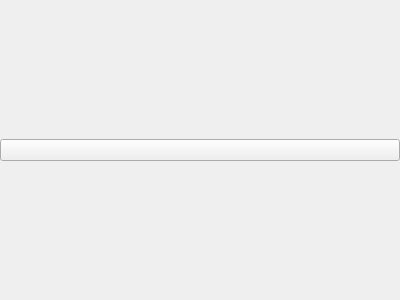
<?xml version="1.0" encoding="UTF-8"?>
<ui version="4.0">
 <class>Form</class>
 <widget class="QWidget" name="Form">
  <property name="geometry">
   <rect>
    <x>0</x>
    <y>0</y>
    <width>400</width>
    <height>300</height>
   </rect>
  </property>
  <property name="sizePolicy">
   <sizepolicy hsizetype="Preferred" vsizetype="Fixed">
    <horstretch>0</horstretch>
    <verstretch>0</verstretch>
   </sizepolicy>
  </property>
  <property name="windowTitle">
   <string>Form</string>
  </property>
  <layout class="QHBoxLayout" name="horizontalLayout">
   <property name="leftMargin">
    <number>0</number>
   </property>
   <property name="topMargin">
    <number>0</number>
   </property>
   <property name="rightMargin">
    <number>0</number>
   </property>
   <property name="bottomMargin">
    <number>0</number>
   </property>
   <item>
    <widget class="Led" name="led_status">
     <property name="text">
      <string/>
     </property>
    </widget>
   </item>
  </layout>
 </widget>
 <customwidgets>
  <customwidget>
   <class>Led</class>
   <extends>QPushButton</extends>
   <header location="global">kidsproc.utils.widgets.led</header>
  </customwidget>
 </customwidgets>
 <resources/>
 <connections/>
</ui>
